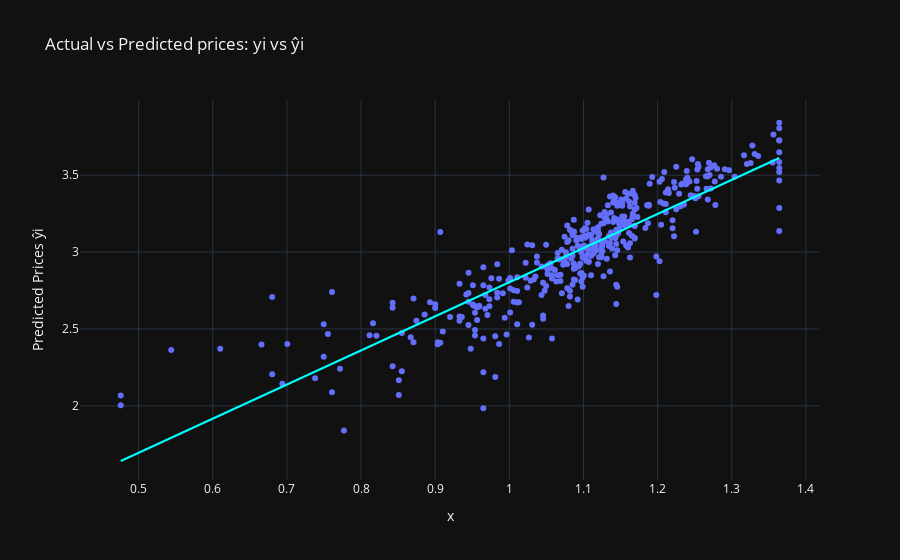

Source (notebook cell):
### Code cell
px.scatter(data_frame=y_train_log_df, x=np.log(y_train_log_df["PRICE"]), y="PRICE_EST", labels={"PRICE": "Actual Prices yi", "PRICE_EST": "Predicted Prices ŷi"},
           title="Actual vs Predicted prices: yi vs ŷi", trendline="ols", trendline_color_override="cyan")

### Figure 1 — Plotly figure (JSON) as saved in the notebook; plotly's stock layout.template omitted (floating-point values rounded to 4 significant figures; data arrays with more than 128 entries replaced by an {"elided": "..."} marker saying what was removed)
{"data": [{"hovertemplate": "x=%{x}<br>Predicted Prices ŷi=%{y}<extra></extra>", "legendgroup": "", "marker": {"color": "#636efa", "symbol": "circle"}, "mode": "markers", "name": "", "orientation": "v", "showlegend": false, "type": "scatter", "x": {"elided": "404 float values"}, "xaxis": "x", "y": {"elided": "404 float values"}, "yaxis": "y"}, {"hovertemplate": "<b>OLS trendline</b><br>PRICE_EST = 2.21839 * x + 0.585759<br>R<sup>2</sup>=0.771865<br><br>x=%{x}<br>Predicted Prices ŷi=%{y} <b>(trend)</b><extra></extra>", "legendgroup": "", "line": {"color": "cyan"}, "marker": {"color": "#636efa", "symbol": "circle"}, "mode": "lines", "name": "", "showlegend": false, "type": "scatter", "x": {"elided": "404 float values"}, "xaxis": "x", "y": {"elided": "404 float values"}, "yaxis": "y"}], "layout": {"legend": {"tracegroupgap": 0}, "title": {"text": "Actual vs Predicted prices: yi vs ŷi"}, "xaxis": {"anchor": "y", "domain": [0, 1], "title": {"text": "x"}}, "yaxis": {"anchor": "x", "domain": [0, 1], "title": {"text": "Predicted Prices ŷi"}}}}
